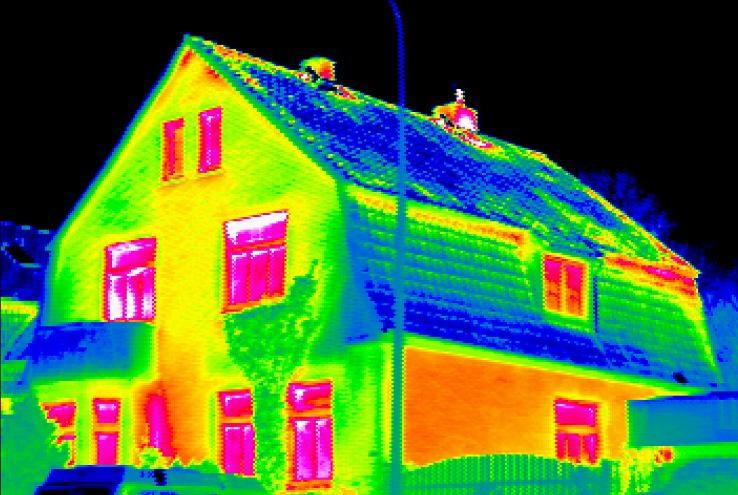
#> input picture 1.jpg, 738 x 495 px, found by its file name
$ python final_img1.py
#> lines starting #> are read from the running program, lines starting #| are printed output that depends on the picture; after the words box and inside, x2 and y2 are one past the last pixel; in counts of white or black regions, pixels touching at a corner belong together
import cv2
import numpy as np
import xml.etree.ElementTree as ET

# Charger l'image
image = cv2.imread('../1.jpg')
#> image is the input picture: shape (495, 738, 3); mean B, G, R 58.3, 112, 78.4

# Créer une copie de l'image pour l'affichage des rectangles
image_with_rectangles = image.copy()

# Créer un élément racine pour le document XML
root = ET.Element("zones_rouges")

# Définir les bornes de la couleur rouge (dans l'espace de couleur BGR)
lower_red = np.array([ 0, 0, 200])
upper_red = np.array([ 50,50, 255])

# Convertir l'image en espace de couleur HSV (plus approprié pour la détection de couleurs)
hsv_image = cv2.cvtColor(image, cv2.COLOR_BGR2HSV)
#> hsv_image: shape (495, 738, 3); mean H, S, V 54.9, 183.1, 156.7

# Créer un masque pour les pixels rouges
red_mask = cv2.inRange(hsv_image, lower_red, upper_red)
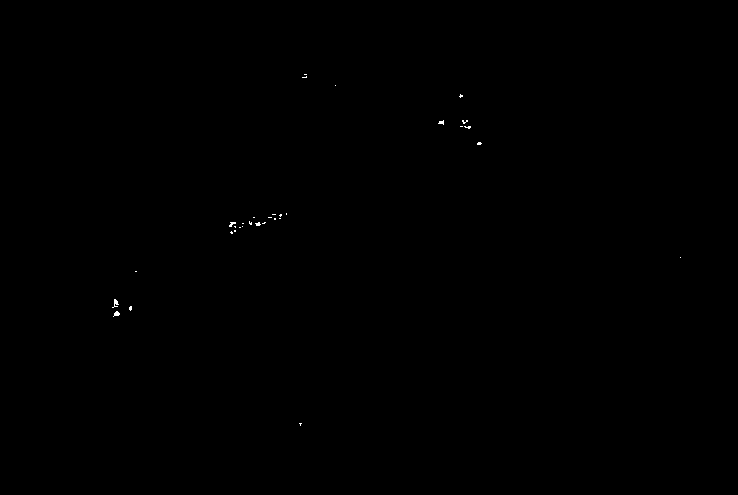
#> red_mask: shape (495, 738); 0.07% white in thin lines or dots, all inside (x1, y1, x2, y2) = (112, 74, 681, 426)

# Appliquer un flou pour éliminer le bruit
red_mask = cv2.GaussianBlur(red_mask, (5, 5), 0)

# Trouver les contours dans le masque rouge
contours, _ = cv2.findContours(red_mask, cv2.RETR_EXTERNAL, cv2.CHAIN_APPROX_SIMPLE)
#> contours = 13 contours, 2 with area under 20; largest, box (x1, y1, x2, y2) and area: (247, 211, 289, 228) 302, (227, 220, 246, 236) 182, (110, 297, 122, 319) 172, (458, 118, 473, 131) 126, (436, 118, 446, 127) 62

# Taille minimale d'une zone rouge
min_area = 5 * 5

# Créer un élément pour stocker le nombre de zones rouges
total_zones = ET.SubElement(root, "total_zones")

# Analyser les contours détectés
zone_counter = 0
for contour in contours:
    # Calculer la superficie de la zone entourée par le contour
    area = cv2.contourArea(contour)

    # Si la superficie est supérieure à la taille minimale, considérez cette zone comme une zone rouge
    if area >= min_area:
        # Obtenir les coordonnées du rectangle englobant
        x, y, w, h = cv2.boundingRect(contour)

        # Dessiner un rectangle noir autour de la zone rouge
        cv2.rectangle(image_with_rectangles, (x, y), (x + w, y + h), (0, 0, 0), 2)

        # Créer un élément pour stocker les coordonnées de la zone rouge
        zone = ET.SubElement(root, "zone")
        ET.SubElement(zone, "x").text = str(x)
        ET.SubElement(zone, "y").text = str(y)
        ET.SubElement(zone, "width").text = str(w)
        ET.SubElement(zone, "height").text = str(h)

        # Incrémenter le compteur de zones rouges
        zone_counter += 1
#> this loop made 13 passes
#> (area, x, y, w, h) on passes 1, 2, 3, 6, 7, 8, 9, 10, 11, 13: (33, 297, 421, 7, 7), (46.5, 127, 304, 7, 9), (172, 110, 297, 12, 22), (182, 227, 220, 19, 16), (301.5, 247, 211, 42, 17), (46.5, 475, 140, 9, 7), (126.5, 458, 118, 15, 13), (61.5, 436, 118, 10, 9), (44, 457, 92, 8, 8), (50.5, 300, 72, 9, 8)
#> (contour, area) on pass 4: ([[133, 269], [133, 273], [138, 273], [138, 269]], 20)
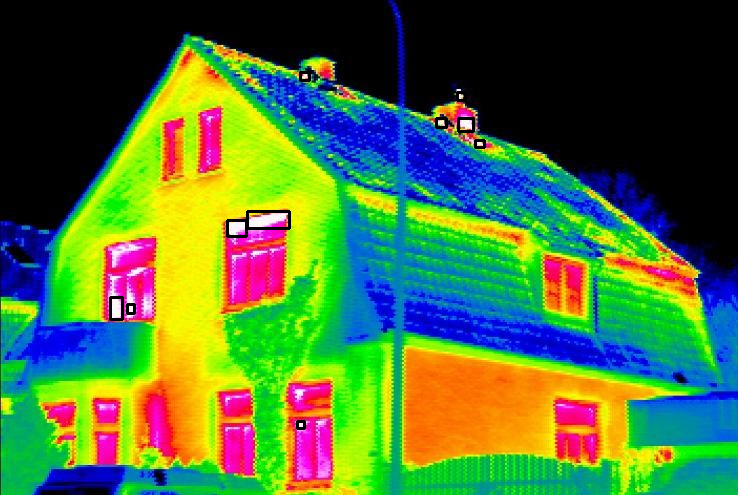
#> image_with_rectangles: shape (495, 738, 3); 0.4% of pixels changed, all inside (x1, y1, x2, y2) = (109, 71, 486, 430)
#> after the loop, zone_counter = 10

# Enregistrer l'image avec les rectangles dessinés
cv2.imwrite('image_avec_rectangles.jpg', image_with_rectangles)

# Ajouter le nombre total de zones rouges au document XML
total_zones.text = str(zone_counter)

# Enregistrer le document XML dans un fichier
tree = ET.ElementTree(root)
tree.write('zones_rouges.xml')

# Afficher le nombre total de zones rouges
print(f"Nombre total de zones rouges : {zone_counter}")
#| Nombre total de zones rouges : 10
